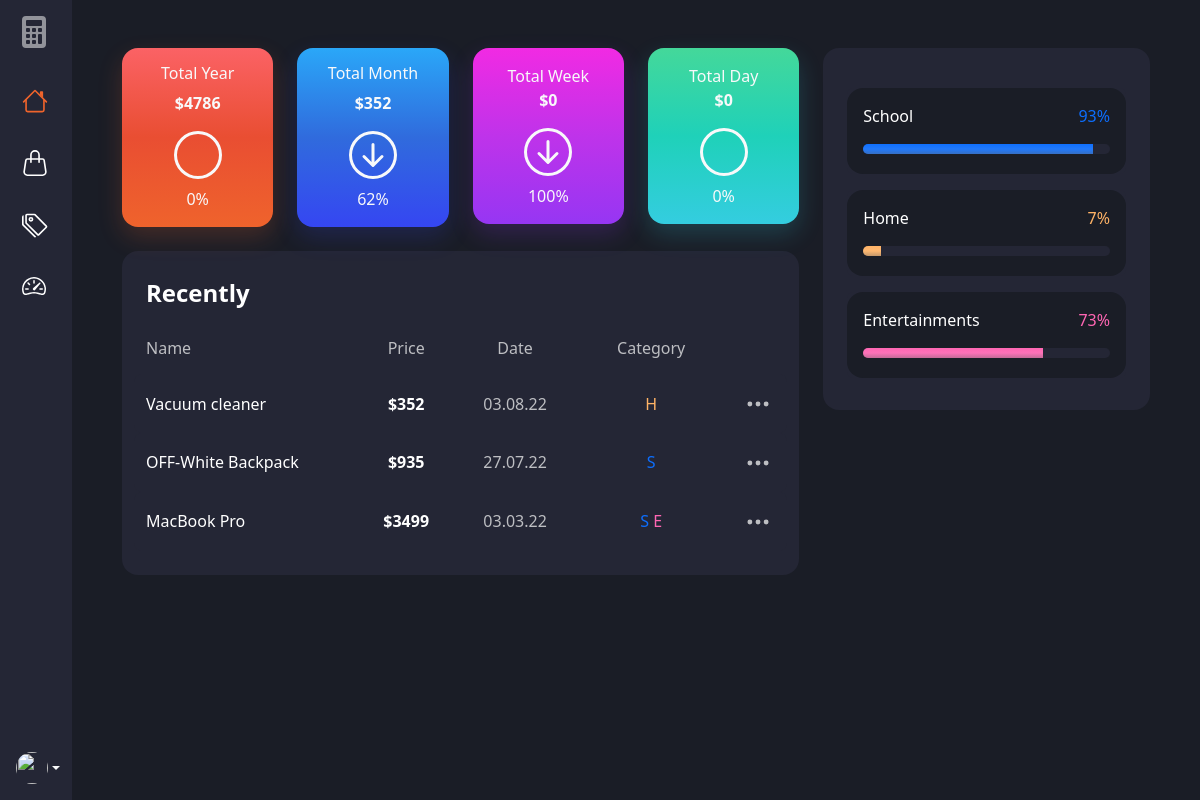
The app's page /, older data.
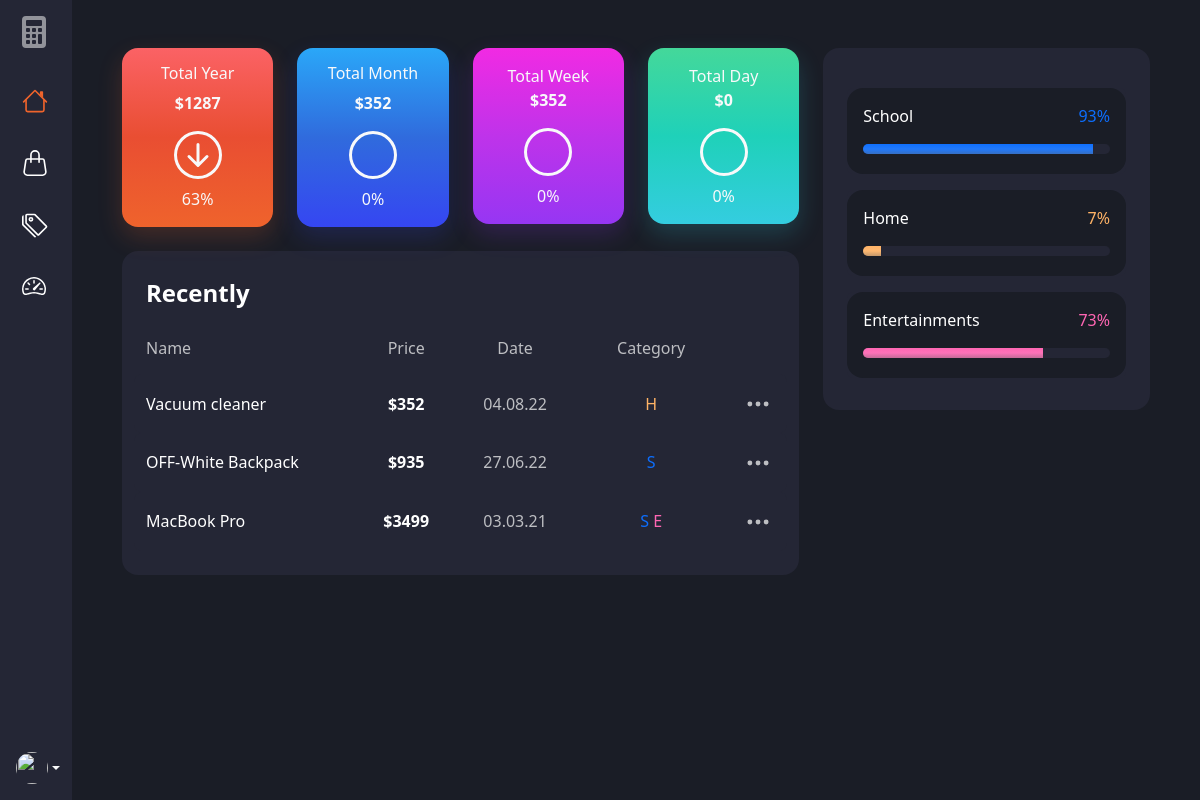
The same page, newer data.
### expenses/models.py (models this page shows, shortened)
class Expense(models.Model):
    user = models.ForeignKey(User, on_delete=models.CASCADE)
    name = models.CharField(max_length=200)
    price = models.PositiveIntegerField()
    category = models.ManyToManyField(
        Category, related_name='category', blank=True)
    color = models.CharField(max_length=7, default='#0d6efd')
    created = models.DateTimeField(auto_now_add=True)
    class Meta:
        ordering = ['user', '-created']

class Category(models.Model):
    user = models.ForeignKey(User, on_delete=models.CASCADE)
    name = models.CharField(max_length=150)
    color = models.CharField(max_length=7, default='#0d6efd')
    created = models.DateTimeField(auto_now_add=True)
    def __str__(self):
        return self.name
    class Meta:
        ordering = ['user', '-created']

### expenses/views.py (the view)
# urls.py: path('', views.home, name='home'),
def home(request):
    today = datetime.combine(date.today(), time(0, 0, 0))
    week = timedelta(minutes=60*24*7)
    expenses = Expense.objects.all()[0:5]
    categories = Category.objects.all()
    total_year = sum(i.price for i in Expense.objects.filter(
        created__year=today.year))
    total_month = sum(i.price for i in Expense.objects.filter(
        created__month=today.month))
    total_week = sum(i.price for i in Expense.objects.filter(
        created__gte=today-week))
    total_day = sum(i.price for i in Expense.objects.filter(
        created__day=today.day))
    last_year = sum(i.price for i in Expense.objects.filter(
        created__year=today.year - 1))
    last_month = sum(i.price for i in Expense.objects.filter(
        created__month=today.month - 1))
    last_week = sum(i.price for i in Expense.objects.filter(
        Q(created__gte=today - week - week), Q(created__lte=today - week)))
    last_day = sum(i.price for i in Expense.objects.filter(
        created__day=today.day - 1))
    percent_last_year = _get_percent_last(
        now=total_year, last=last_year)
    percent_last_month = _get_percent_last(
        now=total_month, last=last_month)
    percent_last_week = _get_percent_last(
        now=total_week, last=last_week)
    percent_last_day = _get_percent_last(
        now=total_day, last=last_day)
    categories_percent = _get_categories_percent(
        expenses=Expense.objects.all(), categories=categories)
    expense_form = ExpenseForm()
    context = {
        'expenses': expenses,
        'categories': categories,
        'categories_percent': categories_percent,
        'total_year': total_year,
        'total_month': total_month,
        'total_week': total_week,
        'total_day': total_day,
        'percent_last_year': percent_last_year,
        'percent_last_month': percent_last_month,
        'percent_last_week': percent_last_week,
        'percent_last_day': percent_last_day,
        'expense_form': expense_form,
    }
    return render(request, 'expenses/home.html', context)

### expenses/templates/expenses/home.html (shortened to what this page needs)
{% extends 'expenses/base.html' %}
{% block active-home %}nav-link-active-c{% endblock active-home %}
{% block content %}
<div class="container-fluid mt-5">
    <div class="row gy-4">
        <div class="col-12 col-lg-8">
            <div class="row mb-4 gy-4 text-light">
                <div class="col-6 col-md-3">
                    <a href="{% url 'expenses-date-filter' 'year' 'show' %}" class="card rounded-4 text-decoration-none text-light bg-gradient-accent px-2">
                        <div class="card-body text-center">
                            <h6 class="fw-normal">Total Year</h6>
                            <p class="fw-semibold">${{ total_year }}</p>
                            {% if percent_last_year|last == 'Up' %}
                            <svg xmlns="http://www.w3.org/2000/svg" width="48" height="48" fill="currentColor"
                                viewBox="0 0 16 16">
                                <path fill-rule="evenodd"
                                    d="M8 12a.5.5 0 0 0 .5-.5V5.707l2.146 2.147a.5.5 0 0 0 .708-.708l-3-3a.5.5 0 0 0-.708 0l-3 3a.5.5 0 1 0 .708.708L7.5 5.707V11.5a.5.5 0 0 0 .5.5z" />
                                <path d="M8 15A7 7 0 1 1 8 1a7 7 0 0 1 0 14zm0 1A8 8 0 1 0 8 0a8 8 0 0 0 0 16z" />
                            </svg>
                            {% elif percent_last_year|last == 'Down' %}
                            <svg xmlns="http://www.w3.org/2000/svg" width="48" height="48" fill="currentColor"
                                viewBox="0 0 16 16">
                                <path fill-rule="evenodd"
                                    d="M8 4a.5.5 0 0 1 .5.5v5.793l2.146-2.147a.5.5 0 0 1 .708.708l-3 3a.5.5 0 0 1-.708 0l-3-3a.5.5 0 1 1 .708-.708L7.5 10.293V4.5A.5.5 0 0 1 8 4z" />
                                <path d="M8 15A7 7 0 1 1 8 1a7 7 0 0 1 0 14zm0 1A8 8 0 1 0 8 0a8 8 0 0 0 0 16z" />
                            </svg>
                            {% else %}
                            <svg xmlns="http://www.w3.org/2000/svg" width="48" height="48" fill="currentColor"
                                viewBox="0 0 16 16">
                                <path d="M8 15A7 7 0 1 1 8 1a7 7 0 0 1 0 14zm0 1A8 8 0 1 0 8 0a8 8 0 0 0 0 16z" />
                            </svg>
                            {% endif %}
                            <p class="my-0 mt-2 fs-6">{{ percent_last_year|first|floatformat:0 }}%</p>
                        </div>
                    </a>
                </div>
                <div class="col-6 col-md-3">
                    <a href="{% url 'expenses-date-filter' 'month' 'show' %}" class="card rounded-4 text-decoration-none text-light bg-gradient-blue px-2">
                        <div class="card-body text-center">
                            <h6 class="fw-normal">Total Month</h6>
                            <p class="fw-semibold">${{ total_month }}</p>
                            {% if percent_last_month|last == 'Up' %}
                            <svg xmlns="http://www.w3.org/2000/svg" width="48" height="48" fill="currentColor"
                                viewBox="0 0 16 16">
                                <path fill-rule="evenodd"
                                    d="M8 12a.5.5 0 0 0 .5-.5V5.707l2.146 2.147a.5.5 0 0 0 .708-.708l-3-3a.5.5 0 0 0-.708 0l-3 3a.5.5 0 1 0 .708.708L7.5 5.707V11.5a.5.5 0 0 0 .5.5z" />
                                <path d="M8 15A7 7 0 1 1 8 1a7 7 0 0 1 0 14zm0 1A8 8 0 1 0 8 0a8 8 0 0 0 0 16z" />
                            </svg>
                            {% elif percent_last_month|last == 'Down' %}
                            <svg xmlns="http://www.w3.org/2000/svg" width="48" height="48" fill="currentColor"
                                viewBox="0 0 16 16">
                                <path fill-rule="evenodd"
                                    d="M8 4a.5.5 0 0 1 .5.5v5.793l2.146-2.147a.5.5 0 0 1 .708.708l-3 3a.5.5 0 0 1-.708 0l-3-3a.5.5 0 1 1 .708-.708L7.5 10.293V4.5A.5.5 0 0 1 8 4z" />
                                <path d="M8 15A7 7 0 1 1 8 1a7 7 0 0 1 0 14zm0 1A8 8 0 1 0 8 0a8 8 0 0 0 0 16z" />
                            </svg>
                            {% else %}
                            <svg xmlns="http://www.w3.org/2000/svg" width="48" height="48" fill="currentColor"
                                viewBox="0 0 16 16">
                                <path d="M8 15A7 7 0 1 1 8 1a7 7 0 0 1 0 14zm0 1A8 8 0 1 0 8 0a8 8 0 0 0 0 16z" />
                            </svg>
                            {% endif %}
                            <p class="my-0 mt-2 fs-6">{{ percent_last_month|first|floatformat:0 }}%</p>
                        </div>
                    </a>
                </div>
                <div class="col-6 col-md-3">
                    <a href="{% url 'expenses-date-filter' 'week' 'show' %}" class="card rounded-4 text-decoration-none text-light bg-gradient-purple px-2">
                        <div class="card-body text-center">
                            Total Week
                            <p class="fw-semibold">${{ total_week }}</p>
                            {% if percent_last_week|last == 'Up' %}
                            <svg xmlns="http://www.w3.org/2000/svg" width="48" height="48" fill="currentColor"
                                viewBox="0 0 16 16">
                                <path fill-rule="evenodd"
                                    d="M8 12a.5.5 0 0 0 .5-.5V5.707l2.146 2.147a.5.5 0 0 0 .708-.708l-3-3a.5.5 0 0 0-.708 0l-3 3a.5.5 0 1 0 .708.708L7.5 5.707V11.5a.5.5 0 0 0 .5.5z" />
                                <path d="M8 15A7 7 0 1 1 8 1a7 7 0 0 1 0 14zm0 1A8 8 0 1 0 8 0a8 8 0 0 0 0 16z" />
                            </svg>
                            {% elif percent_last_week|last == 'Down' %}
                            <svg xmlns="http://www.w3.org/2000/svg" width="48" height="48" fill="currentColor"
                                viewBox="0 0 16 16">
                                <path fill-rule="evenodd"
                                    d="M8 4a.5.5 0 0 1 .5.5v5.793l2.146-2.147a.5.5 0 0 1 .708.708l-3 3a.5.5 0 0 1-.708 0l-3-3a.5.5 0 1 1 .708-.708L7.5 10.293V4.5A.5.5 0 0 1 8 4z" />
                                <path d="M8 15A7 7 0 1 1 8 1a7 7 0 0 1 0 14zm0 1A8 8 0 1 0 8 0a8 8 0 0 0 0 16z" />
                            </svg>
                            {% else %}
                            <svg xmlns="http://www.w3.org/2000/svg" width="48" height="48" fill="currentColor"
                                viewBox="0 0 16 16">
                                <path d="M8 15A7 7 0 1 1 8 1a7 7 0 0 1 0 14zm0 1A8 8 0 1 0 8 0a8 8 0 0 0 0 16z" />
                            </svg>
                            {% endif %}
                            <p class="my-0 mt-2 fs-6">{{ percent_last_week|first|floatformat:0 }}%</p>
                        </div>
                    </a>
                </div>
                <div class="col-6 col-md-3">
                    <a href="{% url 'expenses-date-filter' 'day' 'show' %}" class="card rounded-4 text-decoration-none text-light bg-gradient-green px-2">
                        <div class="card-body text-center">
                            Total Day
                            <p class="fw-semibold">${{ total_day }}</p>
                            {% if percent_last_day|last == 'Up' %}
                            <svg xmlns="http://www.w3.org/2000/svg" width="48" height="48" fill="currentColor"
                                viewBox="0 0 16 16">
                                <path fill-rule="evenodd"
                                    d="M8 12a.5.5 0 0 0 .5-.5V5.707l2.146 2.147a.5.5 0 0 0 .708-.708l-3-3a.5.5 0 0 0-.708 0l-3 3a.5.5 0 1 0 .708.708L7.5 5.707V11.5a.5.5 0 0 0 .5.5z" />
                                <path d="M8 15A7 7 0 1 1 8 1a7 7 0 0 1 0 14zm0 1A8 8 0 1 0 8 0a8 8 0 0 0 0 16z" />
                            </svg>
                            {% else %}
                            <svg xmlns="http://www.w3.org/2000/svg" width="48" height="48" fill="currentColor"
                                viewBox="0 0 16 16">
                                <path d="M8 15A7 7 0 1 1 8 1a7 7 0 0 1 0 14zm0 1A8 8 0 1 0 8 0a8 8 0 0 0 0 16z" />
                            </svg>
                            {% endif %}
                            <p class="my-0 mt-2 fs-6">{{ percent_last_day|first|floatformat:0 }}%</p>
                        </div>
                    </a>
                </div>
            </div>
            {% include 'expenses/expenses-card.html' %}
        </div>
        <div class="col-12 col-lg-4">
            <div class="card rounded-4 bg-light-c px-2">
                <div class="card-body">
                    {% for category in categories %}
                    {% if category.category.all %}
                    <div class="card bg-light-c my-3">
                        <div class="card-body rounded-4 bg-dark-c">
                            {% for key, value in categories_percent.items %}
                            {% if key == category.name %}
                            <div class="row">
                                <a href="" class="col text-base-link">
                                    {{ category.name }}</a>
                                <span class="col text-end" style="color: {{ category.color }};">
                                    {{ value|floatformat:0 }}%
                                </span>
                            </div>
                            <div class="progress mt-3 mb-1" style="height: 10px; background-color: #242635;">
                                <div class="progress-bar bg-gradient-c" role="progressbar"
                                    style="width: {{ value|floatformat:0 }}%; background-color: {{ category.color }};">
                                </div>
                            </div>
                            {% endif %}
                            {% endfor %}
                        </div>
                    </div>
                    {% endif %}
                    {% endfor %}
                </div>
            </div>
        </div>
    </div>
</div>
{% endblock content %}

### expenses/templates/expenses/expenses-card-rows.html (shortened to what this page needs)
{% for expense in expenses %}
<div class="row py-3 align-items-center justify-content-between table-row">
    <div class="col-6 col-sm-3 col-md-4">
        <a href="" class="text-base-link">{{ expense.name }}</a>
    </div>
    <div class="col-6 col-sm-3 col-md-2 text-center">
        <a href="" class="text-base-link fw-semibold">${{ expense.price }}</a>
    </div>
    <div class="col-6 col-sm-2 col-md-2 text-center">
        <a href="" class="text-second-link">{{ expense.created|date:"d.m.y" }}</a>
    </div>
    <div class="col-6 col-sm-3 col-md-3 text-center">
        {% for category in expense.category.all %}
        <a style="color: {{ category.color }};" class="text-second-link"
            id="category-opened{{ category.pk }}{{ expense.pk }}"
            onclick="categoryShow({{ category.pk }}, {{ expense.pk }})"> {{ category.name|first }} </a>
        {% endfor %}
    </div>
    <div class="col-6 col-sm-1 col-md-1 text-center">
        <a href="" class="text-second-link">
            <svg xmlns="http://www.w3.org/2000/svg" width="26" height="26" fill="currentColor"
                class="bi bi-three-dots text-center me-2" viewBox="0 0 16 16">
                <path
                    d="M3 9.5a1.5 1.5 0 1 1 0-3 1.5 1.5 0 0 1 0 3zm5 0a1.5 1.5 0 1 1 0-3 1.5 1.5 0 0 1 0 3zm5 0a1.5 1.5 0 1 1 0-3 1.5 1.5 0 0 1 0 3z" />
            </svg>
        </a>
    </div>
</div>
{% endfor %}

Row changes from the older to the newer data that the page shows:
changed Expense "Vacuum cleaner": created "03.08.22" → "04.08.22"
changed Expense "OFF-White Backpack": created "27.07.22" → "27.06.22"
changed Expense "MacBook Pro": created "03.03.22" → "03.03.21"
Text that changed along with them:
{{ total_year }}: "4786" → "1287"
{{ percent_last_year|first|floatformat:0 }}: "0" → "63"
{{ percent_last_month|first|floatformat:0 }}: "62" → "0"
{{ total_week }}: "0" → "352"
{{ percent_last_week|first|floatformat:0 }}: "100" → "0"
